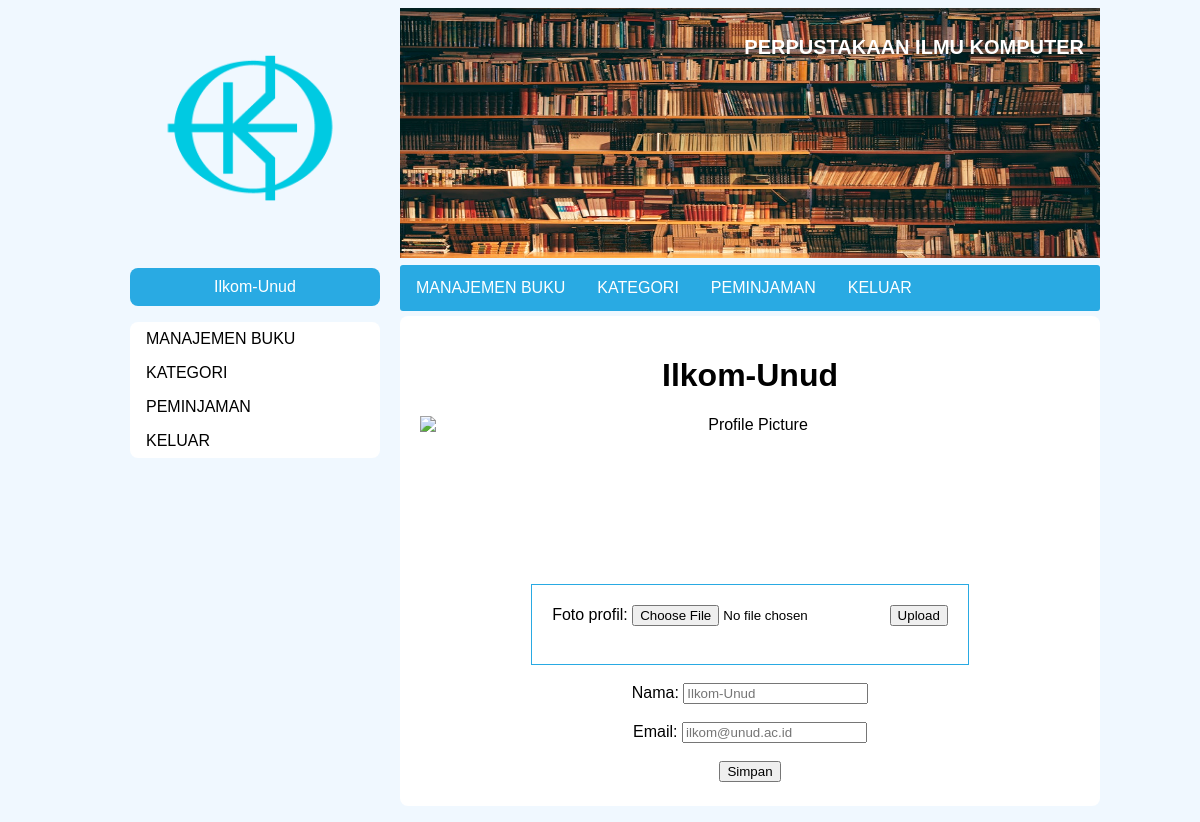
/kontak.php (signed in), run on the app's committed database.
### tables this page shows
CREATE TABLE `user` (
  `id_user` int(11) NOT NULL,
  `user_name` varchar(100) NOT NULL,
  `email` varchar(255) NOT NULL,
  `password` varchar(256) NOT NULL,
  `role` enum('suadmin','user','admin','nonaktif') NOT NULL,
  `picture` varchar(255) NOT NULL
);

### db-con.php (called while the page is built, shortened)
<?php
class database{
	var $host = "localhost:3306";
	var $username = "root";
	var $password = "";
	var $database = "perpustakaan";
	function __construct(){
		$this->koneksi = mysqli_connect($this->host, $this->username, $this->password,$this->database);
	}
}
?>

### kontak.php (the view, shortened to what this page needs)
<?php
include_once('db-con.php');
$database = new database();
$query = 'SELECT * FROM user WHERE id_user='.$_SESSION['id'].';';
$user = mysqli_query($database->koneksi,$query);
$user = $user->fetch_array();
?>
<!DOCTYPE html>
<html lang="en">
<head>
    <?php include "style.php"; ?>
    <link rel="stylesheet" href="css/kontak.css">
</head>
<body>
    <div id="main-content">
        <?php include 'header-sidebar.php';?>
        <div id="isi">
            <center>
                <h1 style="text-align: center;"><?php echo $user['user_name']?></h1>
                <img src="gambar/<?php echo $user['picture'];?>" alt="Profile Picture" style="height: 150px; display: block; margin: auto;"><br>
                <form action="foto-profil.php" method="post" enctype="multipart/form-data" style="border:solid #29aae3 1px; padding: 20px;width: 60%;">
                    Foto profil: <input type="file" name="profil_pic"/>
                    <input class="btn btn-primary" type="submit" name="upload" value="Upload"/><br><br>
                </form>
                <form action="edit-profil.php" method="post">
                    <br>
                    Nama: <input type="text" value="" name="nama" placeholder="<?php echo $user['user_name']?>"><br><br>
                    Email: <input type="email" value="" name="email" placeholder="<?php echo $user['email']?>"><br><br>
                    <input class="btn btn-primary" type="submit" name="simpan" value="Simpan"/>
                </form>
            </center>
        </div>
    </div>
</body>
</html>

### css/user.css (style rules this page uses)
body { background-color: aliceblue; }

### css/kontak.css (style rules this page uses)
* { font-family: sans-serif; }
#main-content { margin: 0 auto; width: 1000px; height: auto; }
#isi { margin-top: 8px; margin-bottom: 8px; padding: 20px; width: 660px; height: 450px; float: right; background: white; border-radius: 8px; }

### data on the page
user: user_name "Ilkom-Unud", nama "Ilkom-Unud", email "ilkom@unud.ac.id"

### other printed values
$_SESSION['nama'] "Ilkom-Unud"
